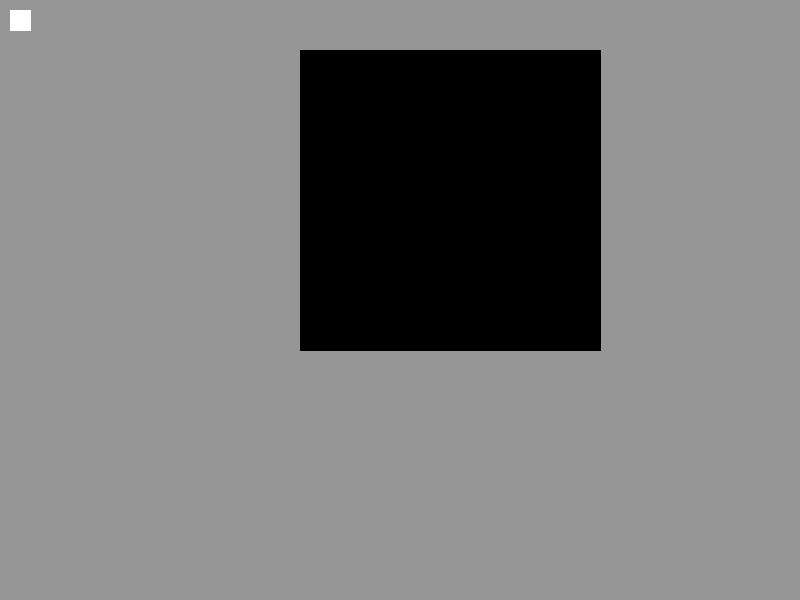
Frame 1 (no input)
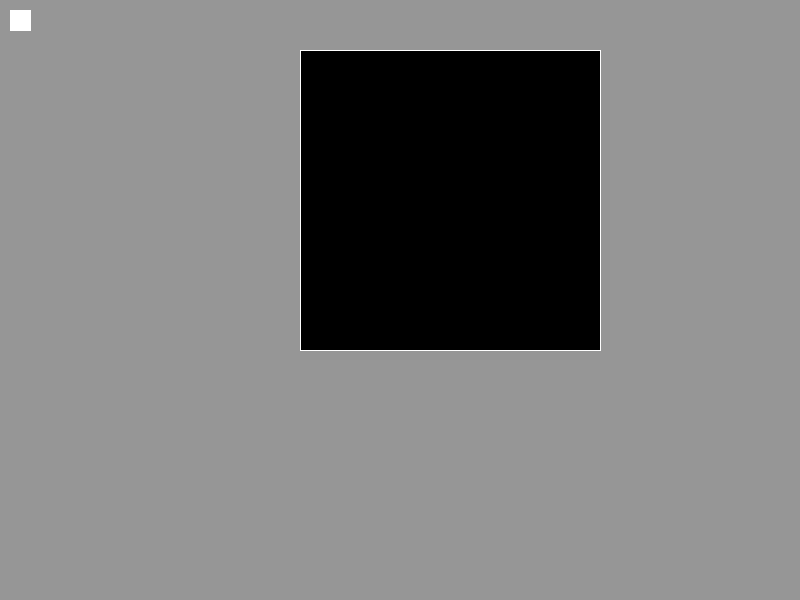
Frame 60 (the mouse pressed at the canvas centre just before this capture)
Frame 120 (the mouse held since frame 60 and released just before this capture): identical to frame 60, image omitted

The Processing sketch that drew these frames (run headless with seeded random() and noise(); from frame 60 on, the mouse is pressed at the canvas centre):

// Processing sketch: DragAndDrop
// ── DragAndDrop.pde
DraggableIcon di;

int x = 300;
int y = 50;
int w = 300;
int h = 300;

void setup(){
 size(800,600);
 di = new DraggableIcon(10,10);
}

void draw(){
  background(150);
  di.update();

  if(boxCollision(x, y, w, h, di.x, di.y, di.w, di.h)){
    fill(255);
  }else{
    fill(0);
  }
  
  rect(x,y,w,h);
  
  di.draw();
}

boolean boxCollision(int r1x, int r1y, int r1w, int r1h, int r2x, int r2y, int r2w, int r2h){
  return 
    r1x + r1w >= r2x &&
    r1x <= r2x + r2w &&
    r1y + r1h >= r2y &&
    r1y <= r2y + r2h;
}

// ── DraggableIcon.pde
class DraggableIcon {
  
  public int x = 0;
  public int y = 0;
  public int h = 20;
  public int w = 20;
  
  private boolean isDragued;
  
  boolean isInClicked(){
   return  this.isIn(mouseX, mouseY) && mousePressed;
  }
  
  
  DraggableIcon(int x, int y){
     this.x = x;
     this.y = y; 
  }
  
  void draw(){
     stroke(255);
     if(this.isDragued){
       fill(0);
     }else if(this.isIn(mouseX, mouseY)){
       fill(150);
     }else{
       fill(255);
     }

     rect(this.x,this.y,this.w,this.h);
  }
  
  boolean isIn(int x, int y){
      boolean okx = (x >= this.x) && (x <= this.x+this.w);
      boolean oky = (y >= this.y) && (y <= this.y+this.h);
      return (okx && oky);
  }
  
  void update(){
     
    if(this.isDragued){
      this.isDragued = mousePressed;
    }else{
      this.isDragued = isInClicked();
    }

    if(this.isDragued){
      this.x = mouseX - this.w / 2;
      this.y = mouseY - this.h / 2; 
    }
  }
  
}
